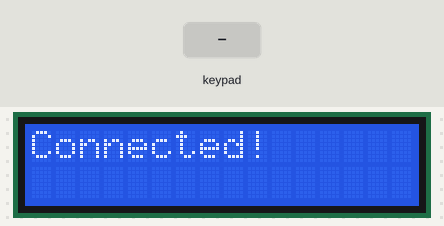
Recording of a sketch running on a simulated ESP32. Parts: 16×2 character LCD. Inputs (shaded band) come from the test bench. WiFi joins after 1.5 s; servers stay silent unless stated; uploads are accepted with an empty reply; what the sketch prints to the serial monitor is not drawn.

Above: at 5.2 s.
5.3 s: keypad keys 9 8 7 6 # pressed 0.4 s apart
At 7.3 s:
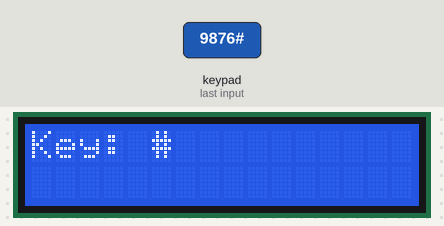
8.8 s: key 'A' pressed
At 10.0 s:
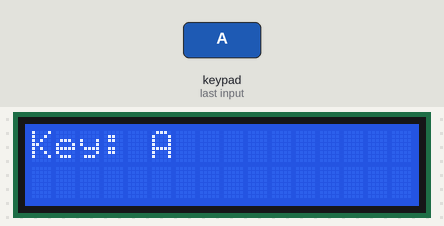
10.3 s: key 'B' pressed
At 11.2 s:
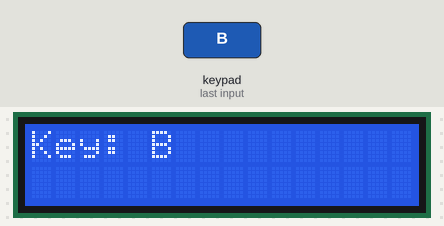
11.8 s: keypad keys 9 8 7 6 * pressed 0.4 s apart
At 14.7 s:
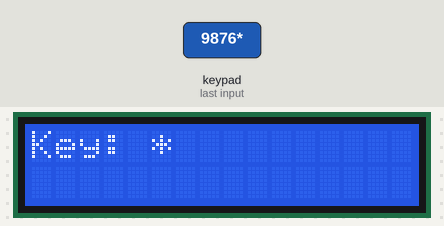
15.3 s: key 'C' pressed
At 16.3 s:
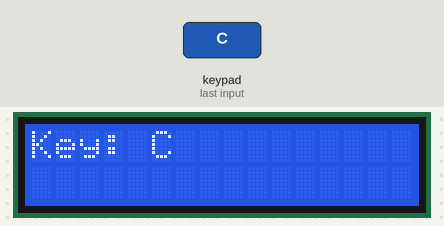
16.8 s: keypad keys 9 8 7 6 D pressed 0.4 s apart
At 17.0 s:
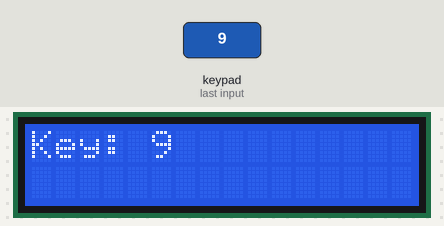
Timing chart, 0 to 19.8 s (numbered marks = the images above; inputs shaded):
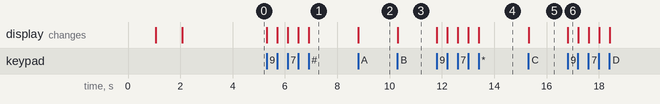

Measured:
- after the input at 5.3 s, the display: first changes at once (image 1 shows a later state)
- after the input at 8.8 s, the display: changes at once (image 2)
- after the input at 10.3 s, the display: changes at once (image 3)
- after the input at 11.8 s, the display: first changes at once (image 4 shows a later state)
- after the input at 15.3 s, the display: changes at once (image 5)
- after the input at 16.8 s, the display: changes at once (image 6)

The sketch:

main.ino
```cpp
#include <Keypad.h>
#include <LiquidCrystal.h>
#include <WiFi.h>
#include <HTTPClient.h>

// Define the keypad layout
const byte ROWS = 4; // four rows
const byte COLS = 4; // four columns
char keys[ROWS][COLS] = {
  {'1', '2', '3', 'A'},
  {'4', '5', '6', 'B'},
  {'7', '8', '9', 'C'},
  {'*', '0', '#', 'D'}
};
byte rowPins[ROWS] = {9, 8, 7, 6}; // connect to the row pinouts of the keypad
byte colPins[COLS] = {5, 4, 3, 2}; // connect to the column pinouts of the keypad

Keypad keypad = Keypad(makeKeymap(keys), rowPins, colPins, ROWS, COLS);
LiquidCrystal lcd(12, 11, 5, 4, 3, 2); // Initialize the LCD

const char* ssid = "your_SSID"; // Your WiFi SSID
const char* password = "your_PASSWORD"; // Your WiFi Password
const char* serverUrl = "http://your-node-red-url/api/data"; // Node-RED API endpoint

void setup() {
  Serial.begin(115200);
  lcd.begin(16, 2);
  lcd.print("Connecting...");

  // Connect to WiFi
  WiFi.begin(ssid, password);
  while (WiFi.status() != WL_CONNECTED) {
    delay(1000);
    lcd.print(".");
  }
  lcd.clear();
  lcd.print("Connected!");
  delay(2000);
}

void loop() {
  char key = keypad.getKey();
  if (key) {
    lcd.clear();
    lcd.print("Key: ");
    lcd.print(key);
    sendDataToNodeRed(key);
  }
}

void sendDataToNodeRed(char key) {
  if (WiFi.status() == WL_CONNECTED) {
    HTTPClient http;
    http.begin(serverUrl);
    http.addHeader("Content-Type", "application/json");

    String jsonData = "{\"key\":\"" + String(key) + "\"}";
    int httpResponseCode = http.POST(jsonData);

    if (httpResponseCode > 0) {
      String response = http.getString();
      Serial.println(httpResponseCode);
      Serial.println(response);
    } else {
      Serial.print("Error on sending POST: ");
      Serial.println(httpResponseCode);
    }
    http.end();
  } else {
    Serial.println("WiFi Disconnected");
  }
}
```
